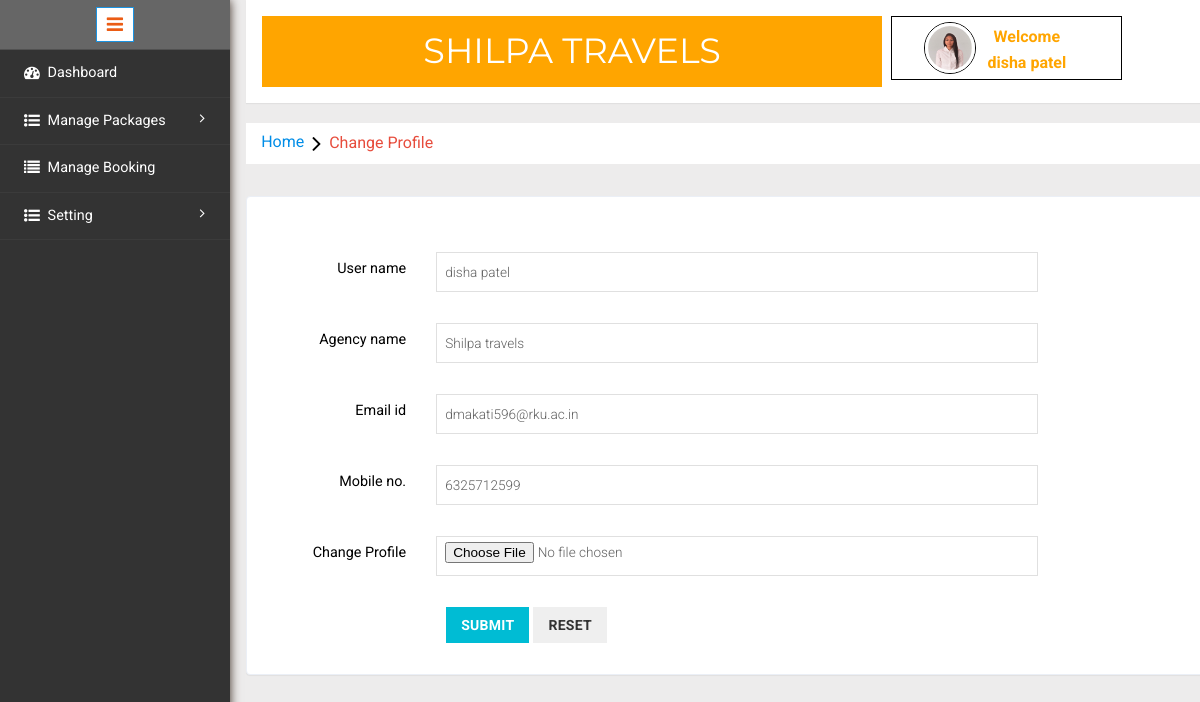
/package_admin/change_pro.php (signed in), run on the app's committed database.
### tables this page shows
CREATE TABLE `admin_panel` (
  `id` int(11) NOT NULL,
  `username` varchar(100) NOT NULL,
  `agency_name` varchar(200) NOT NULL,
  `email` varchar(100) NOT NULL,
  `password` varchar(100) NOT NULL,
  `mobile` char(10) NOT NULL,
  `pro_photo` varchar(250) NOT NULL,
  `regdate` date NOT NULL DEFAULT current_timestamp(),
  `status` char(200) NOT NULL
);

### package_admin/change_pro.php (the view, shortened to what this page needs)
<?php
include_once("includes/sidebarmenu.php");
include_once("../conection.php");
mysqli_select_db($con,"tms");
$image = $_SESSION['panel_user'];
$sql="select * from admin_panel where agency_name='$image'";
$result=mysqli_query($con,$sql);
?>
 <link href="css/style1.css" rel='stylesheet' type='text/css' />
 <link href="css/table-style.css" rel='stylesheet' type='text/css' />
<link rel="stylesheet" href="css/icon-font.min.css" type='text/css' />
<?php
while($f = mysqli_fetch_array($result))
{
  ?>
<body>
<div class="page-container">
<div class="left-content">
	   <div class="mother-grid-inner">
        <?php
        include_once("includes/header.php");
        ?>
</div>
<ol class="breadcrumb">
                <li class="breadcrumb-item"><a href="dashboard.php" style="background-color:white;">Home</a><i class="fa fa-angle-right"></i>Change Profile</li>
            </ol>
            <div class="grid-form">
<div class="grid-form1">
<div class="panel-body">
                  <form   method="post" class="form-horizontal" onSubmit="return(validate_register());"enctype="multipart/form-data">
                      <div class="form-group">
                          <label class="col-md-2 control-label">User name</label>
                          <div class="col-md-8">
                              <div class="input-group">
                                  <input type="text" name="uname" class="form-control1" id="fn1"  value="<?php echo $f[1];?>" >
                              </div>
                          </div>
  </div>
  <div class="form-group">
                          <label class="col-md-2 control-label">Agency name</label>
                          <div class="col-md-8">
                              <div class="input-group">
                                  <input type="text" name="aname" class="form-control1" id="fn1"  value="<?php echo $f[2];?>" readonly>
                              </div>
                          </div>
  </div>
  <div class="form-group">
                          <label class="col-md-2 control-label">Email id</label>
                          <div class="col-md-8">
                              <div class="input-group">
                                  <input type="text" name="em" class="form-control1" id="fn1"  value="<?php echo $f[3];?>" readolny>
                              </div>
                          </div>
  </div>
  <div class="form-group">
                          <label class="col-md-2 control-label">Mobile no.</label>
                          <div class="col-md-8">
                              <div class="input-group">
                                  <input type="text" class="form-control1" id="fn1"  value="<?php echo $f[5];?>" name="mobile"  >
                              </div>
                          </div>
  </div>
  <div class="form-group">
                          <label class="col-md-2 control-label">Change Profile</label>
                          <div class="col-md-8">
                              <div class="input-group">
                              <input type="file" class="form-control1" name="pf" required >
                              </div>
                          </div>
                      </div>
                      <div class="col-sm-8 col-sm-offset-2">
              <button type="submit" name="submit" class="btn-primary btn">Submit</button>
              <button type="reset" class="btn-inverse btn">Reset</button>
          </div>
      </div>
      <?php
}
?>
  </div>
</div>
</div>
</div>

### package_admin/includes/header.php (shortened to what this page needs)
<html>
<link href="css/bootstrap.min.css" rel='stylesheet' type='text/css' />
<link href="css/style1.css" rel='stylesheet' type='text/css' />
<link rel="stylesheet" href="css/morris.css" type="text/css"/>
<link href="css/font-awesome.css" rel="stylesheet">
<link rel="stylesheet" type="text/css" href="css/table-style.css" />
<link rel="stylesheet" type="text/css" href="css/basictable.css" />
<?php
$a=$_SESSION['panel_user'];
?>
    <body>
<div class="header-main">
					<div class="logo-w3-agile" style="background-color:orange;">
								<h1><a href="dashboard.php" style="background-color:orange;"><?php echo $_SESSION['panel_user']; ?></a></h1>
							</div>
						<div class="profile_details w3l" style="background-color:white; border:1px solid black;">
								<ul>
									<li class="dropdown profile_details_drop" >
										<a href="#" class="dropdown-toggle" data-toggle="dropdown" aria-expanded="false" style="background-color:white;">
										<?php
										$sql="select * from admin_panel where agency_name='$a'";
										$r=mysqli_query($con,$sql);
										while($a=mysqli_fetch_array($r))
									{
										?>
										<div class="profile_img">
												<span class="prfil-img" style="border:1px solid black; border-radius:50%;"><img src="../login/images/<?php echo $a[6];?>" alt=""> </span>
												<div class="user-name">
													<p style="color:orange;" >Welcome</p>
													<p style="color:orange;"><?php echo $a[1];?></p>
												</div>
												<?php
									}
									?>
									</li>
								</ul>
							</div>
				</div>
</body>
   </html>

### data on the page
admin_panel: pro_photo (picture), username "disha patel", uname "disha patel", aname "Shilpa travels", em "dmakati596@rku.ac.in", mobile "6325712599"
